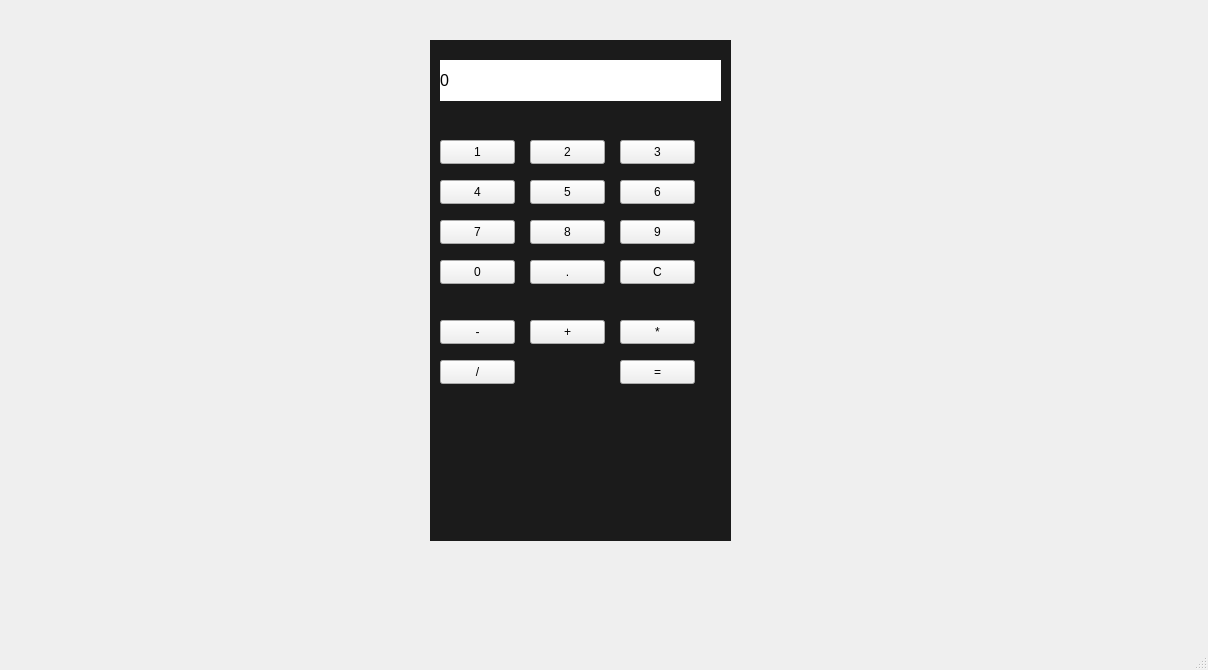
<?xml version="1.0" encoding="UTF-8"?>
<ui version="4.0">
 <class>MainWindow</class>
 <widget class="QMainWindow" name="MainWindow">
  <property name="geometry">
   <rect>
    <x>0</x>
    <y>0</y>
    <width>1208</width>
    <height>670</height>
   </rect>
  </property>
  <property name="windowTitle">
   <string>MainWindow</string>
  </property>
  <widget class="QWidget" name="centralwidget">
   <widget class="QLabel" name="body">
    <property name="geometry">
     <rect>
      <x>430</x>
      <y>40</y>
      <width>301</width>
      <height>501</height>
     </rect>
    </property>
    <property name="styleSheet">
     <string notr="true">background-color: rgb(27, 27, 27);</string>
    </property>
    <property name="text">
     <string/>
    </property>
   </widget>
   <widget class="QLabel" name="Screen">
    <property name="geometry">
     <rect>
      <x>440</x>
      <y>60</y>
      <width>281</width>
      <height>41</height>
     </rect>
    </property>
    <property name="font">
     <font>
      <pointsize>12</pointsize>
     </font>
    </property>
    <property name="styleSheet">
     <string notr="true">background-color: rgb(255, 255, 255);
</string>
    </property>
    <property name="text">
     <string>0</string>
    </property>
   </widget>
   <widget class="QPushButton" name="B1">
    <property name="geometry">
     <rect>
      <x>440</x>
      <y>140</y>
      <width>75</width>
      <height>24</height>
     </rect>
    </property>
    <property name="text">
     <string>1</string>
    </property>
   </widget>
   <widget class="QPushButton" name="B2">
    <property name="geometry">
     <rect>
      <x>530</x>
      <y>140</y>
      <width>75</width>
      <height>24</height>
     </rect>
    </property>
    <property name="text">
     <string>2</string>
    </property>
   </widget>
   <widget class="QPushButton" name="B3">
    <property name="geometry">
     <rect>
      <x>620</x>
      <y>140</y>
      <width>75</width>
      <height>24</height>
     </rect>
    </property>
    <property name="text">
     <string>3</string>
    </property>
   </widget>
   <widget class="QPushButton" name="B4">
    <property name="geometry">
     <rect>
      <x>440</x>
      <y>180</y>
      <width>75</width>
      <height>24</height>
     </rect>
    </property>
    <property name="text">
     <string>4</string>
    </property>
   </widget>
   <widget class="QPushButton" name="B5">
    <property name="geometry">
     <rect>
      <x>530</x>
      <y>180</y>
      <width>75</width>
      <height>24</height>
     </rect>
    </property>
    <property name="text">
     <string>5</string>
    </property>
   </widget>
   <widget class="QPushButton" name="B6">
    <property name="geometry">
     <rect>
      <x>620</x>
      <y>180</y>
      <width>75</width>
      <height>24</height>
     </rect>
    </property>
    <property name="text">
     <string>6</string>
    </property>
   </widget>
   <widget class="QPushButton" name="B9">
    <property name="geometry">
     <rect>
      <x>620</x>
      <y>220</y>
      <width>75</width>
      <height>24</height>
     </rect>
    </property>
    <property name="text">
     <string>9</string>
    </property>
   </widget>
   <widget class="QPushButton" name="B0">
    <property name="geometry">
     <rect>
      <x>440</x>
      <y>260</y>
      <width>75</width>
      <height>24</height>
     </rect>
    </property>
    <property name="text">
     <string>0</string>
    </property>
   </widget>
   <widget class="QPushButton" name="Point">
    <property name="geometry">
     <rect>
      <x>530</x>
      <y>260</y>
      <width>75</width>
      <height>24</height>
     </rect>
    </property>
    <property name="text">
     <string>.</string>
    </property>
   </widget>
   <widget class="QPushButton" name="Minus">
    <property name="geometry">
     <rect>
      <x>440</x>
      <y>320</y>
      <width>75</width>
      <height>24</height>
     </rect>
    </property>
    <property name="text">
     <string>-</string>
    </property>
   </widget>
   <widget class="QPushButton" name="Plus">
    <property name="geometry">
     <rect>
      <x>530</x>
      <y>320</y>
      <width>75</width>
      <height>24</height>
     </rect>
    </property>
    <property name="text">
     <string>+</string>
    </property>
   </widget>
   <widget class="QPushButton" name="GetResult">
    <property name="geometry">
     <rect>
      <x>620</x>
      <y>360</y>
      <width>75</width>
      <height>24</height>
     </rect>
    </property>
    <property name="text">
     <string>=</string>
    </property>
   </widget>
   <widget class="QPushButton" name="B7">
    <property name="geometry">
     <rect>
      <x>440</x>
      <y>220</y>
      <width>75</width>
      <height>24</height>
     </rect>
    </property>
    <property name="text">
     <string>7</string>
    </property>
   </widget>
   <widget class="QPushButton" name="B8">
    <property name="geometry">
     <rect>
      <x>530</x>
      <y>220</y>
      <width>75</width>
      <height>24</height>
     </rect>
    </property>
    <property name="text">
     <string>8</string>
    </property>
   </widget>
   <widget class="QPushButton" name="Multiplay">
    <property name="geometry">
     <rect>
      <x>620</x>
      <y>320</y>
      <width>75</width>
      <height>24</height>
     </rect>
    </property>
    <property name="text">
     <string>*</string>
    </property>
   </widget>
   <widget class="QPushButton" name="Divide">
    <property name="geometry">
     <rect>
      <x>440</x>
      <y>360</y>
      <width>75</width>
      <height>24</height>
     </rect>
    </property>
    <property name="text">
     <string>/</string>
    </property>
   </widget>
   <widget class="QPushButton" name="Clear">
    <property name="geometry">
     <rect>
      <x>620</x>
      <y>260</y>
      <width>75</width>
      <height>24</height>
     </rect>
    </property>
    <property name="text">
     <string>C</string>
    </property>
   </widget>
  </widget>
  <widget class="QMenuBar" name="menubar">
   <property name="geometry">
    <rect>
     <x>0</x>
     <y>0</y>
     <width>1208</width>
     <height>22</height>
    </rect>
   </property>
  </widget>
  <widget class="QStatusBar" name="statusbar"/>
 </widget>
 <resources/>
 <connections/>
</ui>
